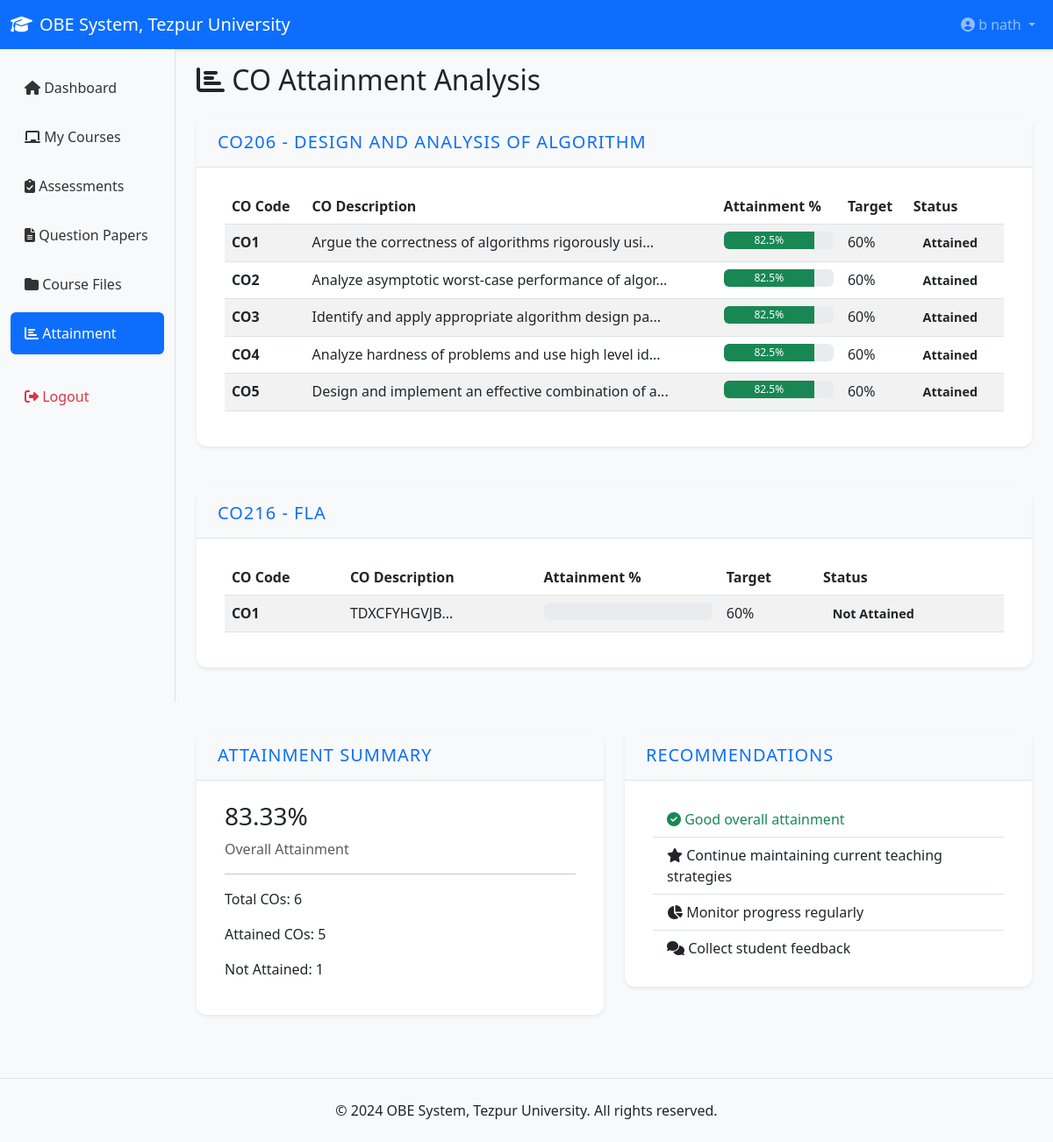
The page /faculty/attainment.php (signed in) on the database its author committed.
### tables this page shows
CREATE TABLE `courses` (
  `id` int(11) NOT NULL,
  `program_id` int(11) NOT NULL,
  `code` varchar(20) NOT NULL,
  `name` varchar(200) NOT NULL,
  `credits` int(11) DEFAULT 4,
  `semester` int(11) NOT NULL,
  `faculty_id` int(11) DEFAULT NULL,
  `academic_year` varchar(20) DEFAULT NULL,
  `created_at` timestamp NOT NULL DEFAULT current_timestamp()
);

CREATE TABLE `course_outcomes` (
  `id` int(11) NOT NULL,
  `course_id` int(11) NOT NULL,
  `code` varchar(20) NOT NULL,
  `description` text NOT NULL,
  `bloom_level` int(11) DEFAULT NULL,
  `created_at` timestamp NOT NULL DEFAULT current_timestamp()
);

### includes/db.php (called while the page is built, shortened)
<?php
class Database {
    private $conn;
    public function __construct() {
        $this->conn = new mysqli(DB_HOST, DB_USER, DB_PASS, DB_NAME);
        $this->conn->set_charset("utf8mb4");
    }
    public function prepare($sql) {
        return $this->conn->prepare($sql);
    }
}
function getDB() {
    static $db = null;
    if (!$db) {
        $db = new Database();
    }
    return $db;
}
?>

### includes/functions.php (called while the page is built, shortened)
<?php
function calculateAttainment($co_id, $course_id) {
    $db = getDB();
    $stmt = $db->prepare("SELECT ROUND(SUM(ca.attainment_percentage * a.weightage) / SUM(a.weightage), 2) as attainment
                         FROM co_attainment ca
                         JOIN assessments a ON ca.assessment_id = a.id
                         WHERE ca.co_id = ? AND a.course_id = ?");
    $stmt->bind_param("ii", $co_id, $course_id);
    $stmt->execute();
    $result = $stmt->get_result();
    $row = $result->fetch_assoc();
    $stmt = $db->prepare("SELECT SUM((sm.marks_obtained / a.max_marks) * 100 * a.weightage) / SUM(a.weightage) as attainment
                         FROM student_marks sm
                         JOIN assessments a ON sm.assessment_id = a.id
                         WHERE a.course_id = ?");
    $stmt->bind_param("i", $course_id);
    $stmt->execute();
    $result = $stmt->get_result();
    $row = $result->fetch_assoc();
    return round($row['attainment'] ?? 0, 2);
}
?>

### faculty/attainment.php (the view, shortened to what this page needs)
<?php
require_once '../includes/db.php';
require_once '../includes/functions.php';
$db = getDB();
$user_id = $_SESSION['user_id'];
include '../includes/header.php';
?>
<h2 class="mb-4"><i class="fas fa-chart-bar"></i> CO Attainment Analysis</h2>
<div class="row">
    <?php
    $stmt = $db->prepare("SELECT DISTINCT c.id, c.code as course_code, c.name as course_name
                       FROM courses c
                       JOIN course_outcomes co ON c.id = co.course_id
                       WHERE c.faculty_id = ?
                       ORDER BY c.code");
    $stmt->bind_param("i", $user_id);
    $stmt->execute();
    $courses = $stmt->get_result();
    while ($course = $courses->fetch_assoc()):
    ?>
    <div class="col-md-12 mb-4">
        <div class="card">
            <div class="card-header">
                <h5 class="mb-0"><?php echo $course['course_code'] . ' - ' . $course['course_name']; ?></h5>
            </div>
            <div class="card-body">
                <div class="table-responsive">
                    <table class="table table-striped">
                        <thead>
                            <tr>
                                <th>CO Code</th>
                                <th>CO Description</th>
                                <th>Attainment %</th>
                                <th>Target</th>
                                <th>Status</th>
                            </tr>
                        </thead>
                        <tbody>
                            <?php
                            $stmt2 = $db->prepare("SELECT * FROM course_outcomes WHERE course_id = ? ORDER BY code");
                            $stmt2->bind_param("i", $course['id']);
                            $stmt2->execute();
                            $outcomes = $stmt2->get_result();
                            while ($co = $outcomes->fetch_assoc()):
                                $attainment = calculateAttainment($co['id'], $course['id']);
                                $is_attained = $attainment >= 60;
                            ?>
                            <tr>
                                <td><strong><?php echo $co['code']; ?></strong></td>
                                <td><?php echo substr($co['description'], 0, 50); ?>...</td>
                                <td>
                                    <div class="progress" style="height: 20px;">
                                        <div class="progress-bar bg-<?php echo $is_attained ? 'success' : 'danger'; ?>"
                                             style="width: <?php echo $attainment; ?>%">
                                            <?php echo round($attainment, 2); ?>%
                                        </div>
                                    </div>
                                </td>
                                <td>60%</td>
                                <td>
                                    <span class="badge bg-<?php echo $is_attained ? 'success' : 'danger'; ?>">
                                        <?php echo $is_attained ? 'Attained' : 'Not Attained'; ?>
                                    </span>
                                </td>
                            </tr>
                            <?php
                            endwhile;
                            ?>
                        </tbody>
                    </table>
                </div>
            </div>
        </div>
    </div>
    <?php
    endwhile;
    ?>
</div>
<div class="row mt-4">
    <div class="col-md-6">
        <div class="card">
            <div class="card-header">
                <h5 class="mb-0">Attainment Summary</h5>
            </div>
            <div class="card-body">
                <?php
                $stmt = $db->prepare("SELECT COUNT(*) as total FROM course_outcomes WHERE course_id IN
                                   (SELECT id FROM courses WHERE faculty_id = ?)");
                $stmt->bind_param("i", $user_id);
                $stmt->execute();
                $total = $stmt->get_result()->fetch_assoc();
                $attained = 0;
                $stmt = $db->prepare("SELECT DISTINCT c.id FROM courses c WHERE c.faculty_id = ?");
                $stmt->bind_param("i", $user_id);
                $stmt->execute();
                $courses = $stmt->get_result();
                while ($course = $courses->fetch_assoc()) {
                    $stmt2 = $db->prepare("SELECT * FROM course_outcomes WHERE course_id = ?");
                    $stmt2->bind_param("i", $course['id']);
                    $stmt2->execute();
                    $outcomes = $stmt2->get_result();
                    while ($co = $outcomes->fetch_assoc()) {
                        if (calculateAttainment($co['id'], $course['id']) >= 60) {
                            $attained++;
                        }
                    }
                }
                $percentage = $total['total'] > 0 ? ($attained / $total['total']) * 100 : 0;
                ?>
                <h3><?php echo round($percentage, 2); ?>%</h3>
                <p class="text-muted">Overall Attainment</p>
                <hr>
                <p>Total COs: <?php echo $total['total']; ?></p>
                <p>Attained COs: <?php echo $attained; ?></p>
                <p>Not Attained: <?php echo $total['total'] - $attained; ?></p>
            </div>
        </div>
    </div>
    <div class="col-md-6">
        <div class="card">
            <div class="card-header">
                <h5 class="mb-0">Recommendations</h5>
            </div>
            <div class="card-body">
                <ul class="list-group list-group-flush">
                    <?php if ($percentage < 60): ?>
                    <li class="list-group-item text-danger">
                        <i class="fas fa-exclamation-circle"></i> Many COs are not meeting attainment targets
                    </li>
                    <li class="list-group-item">
                        <i class="fas fa-lightbulb"></i> Review assessment questions and Bloom's levels
                    </li>
                    <li class="list-group-item">
                        <i class="fas fa-book"></i> Consider additional teaching resources
                    </li>
                    <?php else: ?>
                    <li class="list-group-item text-success">
                        <i class="fas fa-check-circle"></i> Good overall attainment
                    </li>
                    <li class="list-group-item">
                        <i class="fas fa-star"></i> Continue maintaining current teaching strategies
                    </li>
                    <?php endif; ?>
                    <li class="list-group-item">
                        <i class="fas fa-chart-pie"></i> Monitor progress regularly
                    </li>
                    <li class="list-group-item">
                        <i class="fas fa-comments"></i> Collect student feedback
                    </li>
                </ul>
            </div>
        </div>
    </div>
</div>
<?php include '../includes/footer.php'; ?>

### assets/css/style.css (style rules this page uses)
* { margin: 0; padding: 0; box-sizing: border-box; }
body { font-family: 'Segoe UI', Tahoma, Geneva, Verdana, sans-serif; background-color: #f8f9fa; color: #212529; }
.card { border: none; box-shadow: 0 0.125rem 0.25rem rgba(0,0,0,0.075); margin-bottom: 1.5rem; border-radius: 0.75rem; background: #ffffff; transition: box-shadow 0.3s ease; }
.card-header { background-color: #f8f9fa; border-bottom: 1px solid #dee2e6; font-weight: 600; font-size: 1.25rem; padding: 1rem 1.5rem; border-top-left-radius: 0.75rem; border-top-right-radius: 0.75rem; color: #0d6efd; letter-spacing: 0.05em; text-transform: uppercase; }
.card-body { padding: 1.5rem 2rem; color: #212529; font-size: 1rem; }
.badge, .badge.bg-success, .badge.bg-warning, .badge.bg-info, .badge.bg-primary, .badge.bg-danger, .badge.bg-secondary { font-size: 0.9rem; padding: 0.35em 0.75em; border-radius: 1rem; font-weight: 600; background-color: transparent !important; background: none !important; color: inherit !important; border: none !important; box-shadow: none !important; }

### rows shown on the page
courses: code "CO206", name "DESIGN AND ANALYSIS OF ALGORITHM"
course_outcomes: code "CO1", description "Argue the correctness of algorithms rigorously usi", attainment "82.5", shows "Attained"
course_outcomes: code "CO2", description "Analyze asymptotic worst-case performance of algor", attainment "82.5", shows "Attained"
course_outcomes: code "CO3", description "Identify and apply appropriate algorithm design pa", attainment "82.5", shows "Attained"
course_outcomes: code "CO4", description "Analyze hardness of problems and use high level id", attainment "82.5", shows "Attained"
course_outcomes: code "CO5", description "Design and implement an effective combination of a", attainment "82.5", shows "Attained"
courses: code "CO216", name "FLA"
course_outcomes: code "CO1", description "TDXCFYHGVJB", shows "Not Attained"

### other values the page prints
SITE_NAME "OBE System, Tezpur University"
$user['full_name'] "b nath"
$percentage "83.33"
$total['total'] "6"
$attained "5"
$total['total'] - $attained "1"
